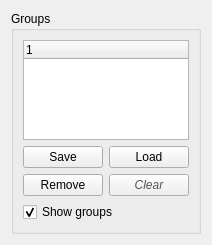
<?xml version="1.0" encoding="UTF-8"?>
<ui version="4.0">
 <class>GroupManagmentWidget</class>
 <widget class="QWidget" name="GroupManagmentWidget">
  <property name="geometry">
   <rect>
    <x>0</x>
    <y>0</y>
    <width>194</width>
    <height>245</height>
   </rect>
  </property>
  <property name="windowTitle">
   <string>Form</string>
  </property>
  <layout class="QGridLayout" name="gridLayout">
   <item row="0" column="0">
    <widget class="QGroupBox" name="groupBox">
     <property name="title">
      <string>Groups</string>
     </property>
     <layout class="QGridLayout" name="gridLayout_2">
      <item row="0" column="0" colspan="2">
       <widget class="QTreeWidget" name="groupTree">
        <property name="columnCount">
         <number>1</number>
        </property>
        <column>
         <property name="text">
          <string notr="true">1</string>
         </property>
        </column>
       </widget>
      </item>
      <item row="1" column="0">
       <widget class="QPushButton" name="saveGroupsButton">
        <property name="text">
         <string>Save</string>
        </property>
       </widget>
      </item>
      <item row="2" column="0">
       <widget class="QPushButton" name="removeButton">
        <property name="text">
         <string>Remove</string>
        </property>
        <property name="icon">
         <iconset resource="../Workspace.qrc">
          <normaloff>:/Workspace/Resources/icons/remove.png</normaloff>:/Workspace/Resources/icons/remove.png</iconset>
        </property>
       </widget>
      </item>
      <item row="1" column="1">
       <widget class="QPushButton" name="loadGroupsButton">
        <property name="text">
         <string>Load</string>
        </property>
       </widget>
      </item>
      <item row="2" column="1">
       <widget class="QPushButton" name="clearButton">
        <property name="styleSheet">
         <string notr="true">color:rgb(85, 85, 85);
font: italic;
</string>
        </property>
        <property name="text">
         <string>Clear</string>
        </property>
       </widget>
      </item>
      <item row="3" column="0" colspan="2">
       <widget class="QCheckBox" name="showGroups">
        <property name="text">
         <string>Show groups</string>
        </property>
        <property name="checked">
         <bool>true</bool>
        </property>
       </widget>
      </item>
     </layout>
    </widget>
   </item>
  </layout>
 </widget>
 <resources>
  <include location="../Workspace.qrc"/>
 </resources>
 <connections/>
</ui>
